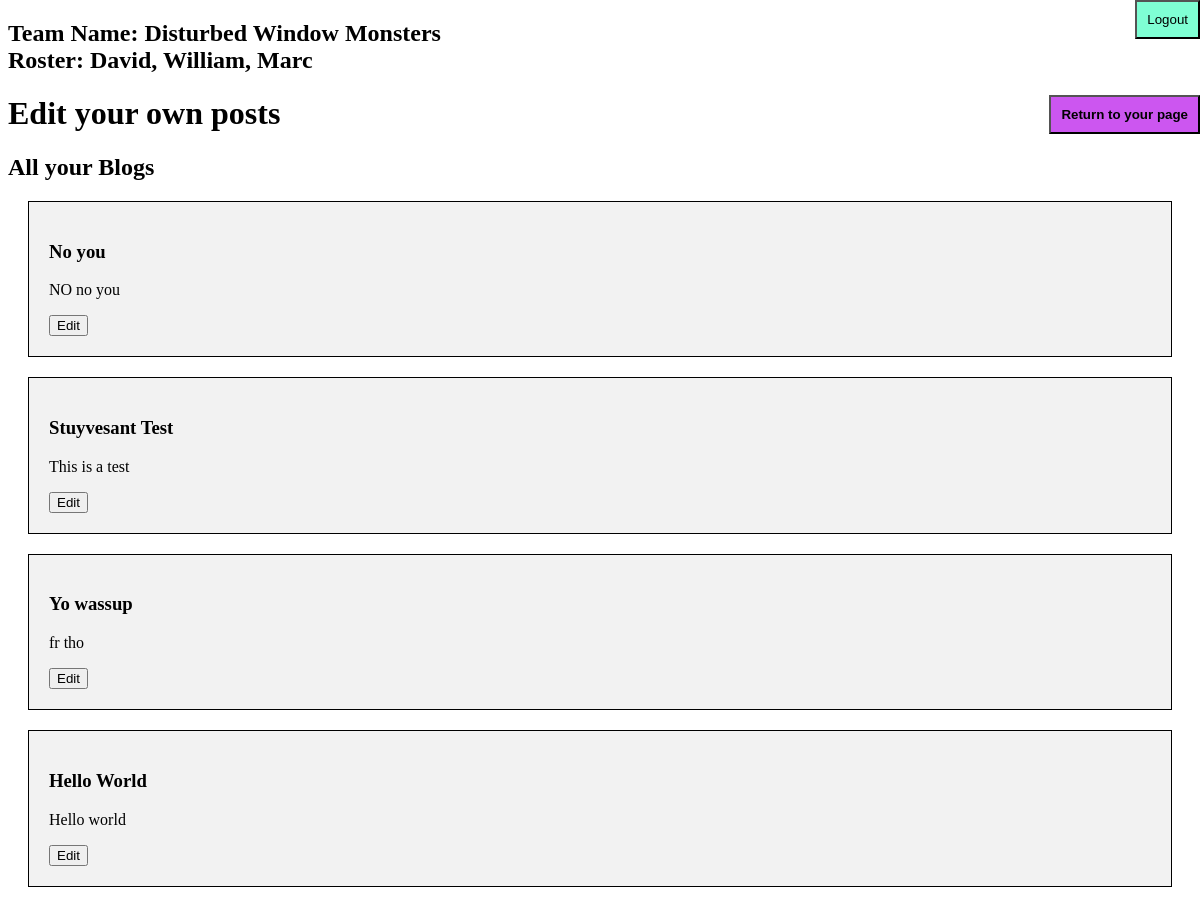
The page /edit (signed in) on the database as committed earlier.
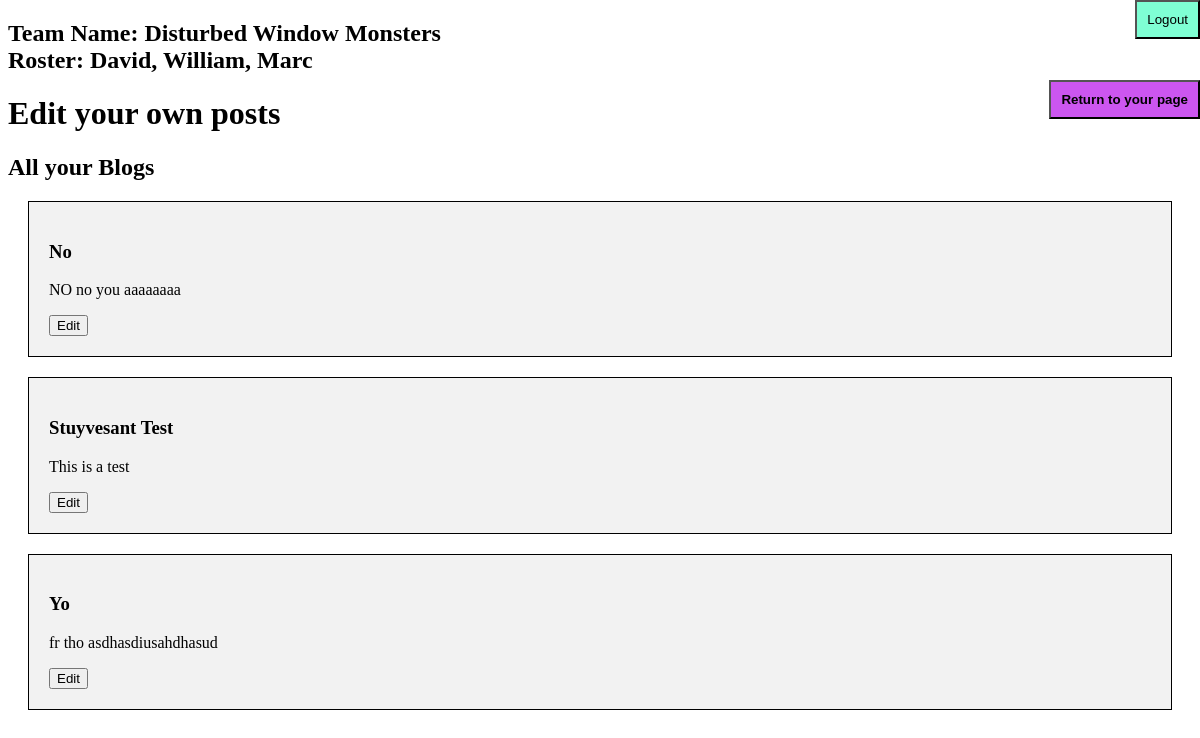
The same page on the database as committed later.
### tables this page shows
CREATE TABLE blog(user TEXT, title TEXT, content TEXT, date_added INTEGER, data_mod INTEGER, num_view INTEGER, time INTEGER, id INTEGER PRIMARY KEY AUTOINCREMENT, slug TEXT UNIQUE);

### __init__.py (the view, shortened to what this page needs)
@app.route("/edit", methods=['GET', 'POST'])
def edit():
    if request.method == "GET":
        return render_template('edit.html', blogs = get_user_posts(session.get('username')))
    else:
        return Response(status=405)

### db_user.py (called while the page is built)
def get_user_posts(name):
    return c.execute("SELECT * FROM blog WHERE user=? ORDER BY time DESC",(name,)).fetchall()

### templates/edit.html (shortened to what this page needs)
<!DOCTYPE html>
<html>
<head>
    <link rel="stylesheet" href="./static/index.css">
</head>
<body>
    <div>
        <h2>Team Name: Disturbed Window Monsters
            <br>
            Roster: David, William, Marc
        </h2>
        <h1>
            Edit your own posts
        </h1>
            <div>
                <h2>
                    All your Blogs
                </h2>
                <div>
                   {% for blog in blogs %}
                        <div style="background-color: #f2f2f2; padding: 20px; margin: 20px; border: 1px solid black;">
                            <h3>
                                {{blog[1]}}
                            </h3>
                            <p>
                                {{blog[2]}}
                            </p>
                            <a href = "/blog/{{blog[8]}}/edit">
                                <button>
                                    Edit
                                </button>
                            </a>
                        </div>
                    {% endfor %}
                </div>
            </div>
        <br>
        <form method="POST" action="/logout">
            <button type="submit" style="position:absolute; top:0%; right:0%;padding:10px; background-color: aquamarine;">
              Logout
            </button>
          </form>
        <br>
        <a href="/back">
            <button style="position:absolute; top:10%; right:0%;padding:10px; background-color: rgb(204, 86, 240);">
                <b>Return to your page</b>
            </button>
        </a>
    </div>
</body>
</html>

Rows that differ between the two databases and show on the page:
removed blog: title "Hello World", content "Hello world"
changed blog: title "No you" → "No"; content "NO no you" → "NO no you aaaaaaaa"
changed blog: title "Yo wassup" → "Yo"; content "fr tho" → "fr tho asdhasdiusahdhasud"
